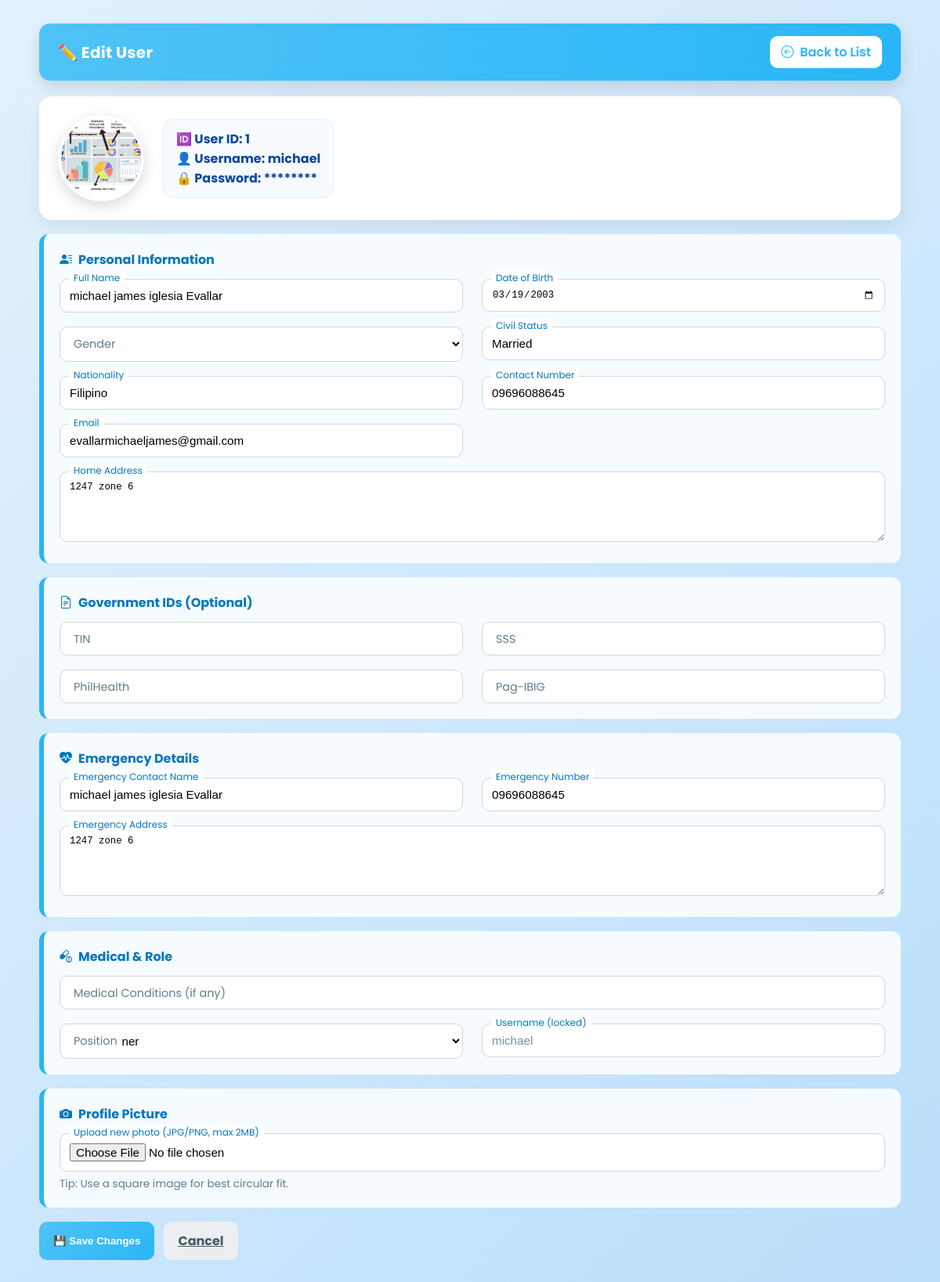
Page /modules/users/edit_users.php?id=1 (signed in) on the committed database.
### tables this page shows
CREATE TABLE `users` (
  `user_id` int(11) NOT NULL,
  `farm_id` int(11) NOT NULL,
  `full_name` varchar(100) NOT NULL,
  `date_of_birth` date DEFAULT NULL,
  `gender` enum('Male','Female') DEFAULT NULL,
  `civil_status` varchar(50) DEFAULT NULL,
  `nationality` varchar(50) DEFAULT NULL,
  `contact_number` varchar(20) DEFAULT NULL,
  `email` varchar(100) DEFAULT NULL,
  `home_address` text DEFAULT NULL,
  `tin_number` varchar(50) DEFAULT NULL,
  `sss_number` varchar(50) DEFAULT NULL,
  `philhealth_number` varchar(50) DEFAULT NULL,
  `pagibig_number` varchar(50) DEFAULT NULL,
  `emergency_contact_name` varchar(100) DEFAULT NULL,
  `emergency_contact_number` varchar(20) DEFAULT NULL,
  `emergency_address` text DEFAULT NULL,
  `medical_conditions` text DEFAULT NULL,
  `username` varchar(50) NOT NULL,
  `password` varchar(255) NOT NULL,
  `position` varchar(100) DEFAULT NULL,
  `profile_picture` varchar(255) DEFAULT NULL,
  `date_registered` timestamp NOT NULL DEFAULT current_timestamp(),
  `status` enum('Active','Inactive') DEFAULT 'Active',
  `remarks` text DEFAULT NULL
);

### modules/users/edit_users.php (the view, shortened to what this page needs)
<?php
require_once '../../config/db.php';
$id = (int)$_GET['id'];
$stmt = $pdo->prepare("SELECT * FROM users WHERE user_id = ?");
$stmt->execute([$id]);
$user = $stmt->fetch(PDO::FETCH_ASSOC);
?>
<!DOCTYPE html>
<html lang="en">
<head>
<link href="https://cdn.jsdelivr.net/npm/bootstrap-icons@1.11.3/font/bootstrap-icons.css" rel="stylesheet">
</head>
<body>
<div class="wrapper">
  <div class="header-bar">
    <h1>✏️ Edit User</h1>
    <a href="list_users.php" class="back-btn"><i class="bi bi-arrow-left-circle"></i> Back to List</a>
  </div>
  <div class="card">
    <div class="top-flex">
      <div class="avatar">
        <?php if (!empty($user['profile_picture'])): ?>
          <img id="avatarPreview" src="../../<?= htmlspecialchars($user['profile_picture']) ?>" alt="Profile">
        <?php else: ?>
          <div id="avatarFallback" class="placeholder"><i class="bi bi-person-fill"></i></div>
          <img id="avatarPreview" src="" alt="" style="display:none;">
        <?php endif; ?>
      </div>
      <div class="id-block">
        <div>🆔 User ID: <strong><?= htmlspecialchars($user['user_id']) ?></strong></div>
        <div>👤 Username: <strong><?= htmlspecialchars($user['username']) ?></strong></div>
        <div>🔒 Password: <strong>********</strong></div>
      </div>
    </div>
  </div>
  <form method="POST" enctype="multipart/form-data">
    <div class="form-section">
      <h3><i class="bi bi-person-lines-fill"></i> Personal Information</h3>
      <div class="grid">
        <div class="group">
          <input type="text" name="full_name" value="<?= htmlspecialchars($user['full_name']) ?>" placeholder=" " required>
          <label>Full Name</label>
        </div>
        <div class="group">
          <input type="date" name="date_of_birth" value="<?= htmlspecialchars($user['date_of_birth']) ?>" placeholder=" ">
          <label>Date of Birth</label>
        </div>
        <div class="group">
          <select name="gender">
            <option <?= $user['gender']=='Male'?'selected':''; ?>>Male</option>
          </select>
          <label>Gender</label>
        </div>
        <div class="group">
          <input type="text" name="civil_status" value="<?= htmlspecialchars($user['civil_status']) ?>" placeholder=" ">
          <label>Civil Status</label>
        </div>
        <div class="group">
          <input type="text" name="nationality" value="<?= htmlspecialchars($user['nationality']) ?>" placeholder=" ">
          <label>Nationality</label>
        </div>
        <div class="group">
          <input type="text" name="contact_number" value="<?= htmlspecialchars($user['contact_number']) ?>" placeholder=" ">
          <label>Contact Number</label>
        </div>
        <div class="group">
          <input type="email" name="email" value="<?= htmlspecialchars($user['email']) ?>" placeholder=" ">
          <label>Email</label>
        </div>
        <div class="group full">
          <textarea name="home_address" placeholder=" "><?= htmlspecialchars($user['home_address']) ?></textarea>
          <label>Home Address</label>
        </div>
      </div>
    </div>
    <div class="form-section">
      <h3><i class="bi bi-file-earmark-text"></i> Government IDs (Optional)</h3>
      <div class="grid">
        <div class="group">
          <input type="text" name="tin_number" value="<?= htmlspecialchars($user['tin_number']) ?>" placeholder=" ">
          <label>TIN</label>
        </div>
        <div class="group">
          <input type="text" name="sss_number" value="<?= htmlspecialchars($user['sss_number']) ?>" placeholder=" ">
          <label>SSS</label>
        </div>
        <div class="group">
          <input type="text" name="philhealth_number" value="<?= htmlspecialchars($user['philhealth_number']) ?>" placeholder=" ">
          <label>PhilHealth</label>
        </div>
        <div class="group">
          <input type="text" name="pagibig_number" value="<?= htmlspecialchars($user['pagibig_number']) ?>" placeholder=" ">
          <label>Pag-IBIG</label>
        </div>
      </div>
    </div>
    <div class="form-section">
      <h3><i class="bi bi-heart-pulse-fill"></i> Emergency Details</h3>
      <div class="grid">
        <div class="group">
          <input type="text" name="emergency_contact_name" value="<?= htmlspecialchars($user['emergency_contact_name']) ?>" placeholder=" ">
          <label>Emergency Contact Name</label>
        </div>
        <div class="group">
          <input type="text" name="emergency_contact_number" value="<?= htmlspecialchars($user['emergency_contact_number']) ?>" placeholder=" ">
          <label>Emergency Number</label>
        </div>
        <div class="group full">
          <textarea name="emergency_address" placeholder=" "><?= htmlspecialchars($user['emergency_address']) ?></textarea>
          <label>Emergency Address</label>
        </div>
      </div>
    </div>
    <div class="form-section">
      <h3><i class="bi bi-capsule-pill"></i> Medical & Role</h3>
      <div class="grid">
        <div class="group full">
          <input type="text" name="medical_conditions" value="<?= htmlspecialchars($user['medical_conditions']) ?>" placeholder=" ">
          <label>Medical Conditions (if any)</label>
        </div>
        <div class="group">
          <select name="position" required>
            <option <?= $user['position']=='Farm Owner'?'selected':''; ?>>Farm Owner</option>
          </select>
          <label>Position</label>
        </div>
        <div class="group">
          <input type="text" value="<?= htmlspecialchars($user['username']) ?>" class="locked" disabled placeholder=" ">
          <label>Username (locked)</label>
        </div>
      </div>
    </div>
    <div class="form-section">
      <h3><i class="bi bi-camera-fill"></i> Profile Picture</h3>
      <div class="grid">
        <div class="group full">
          <input type="file" name="profile_picture" id="profile_picture" accept="image/png, image/jpeg" onchange="previewAvatar(this)">
          <label>Upload new photo (JPG/PNG, max 2MB)</label>
          <div class="file-note">Tip: Use a square image for best circular fit.</div>
        </div>
      </div>
    </div>
    <div class="actions">
      <button type="submit" class="btn save">💾 Save Changes</button>
      <a class="btn cancel" href="list_users.php">Cancel</a>
    </div>
  </form>
</div>
</body>
</html>

### modules/users/edit_users.php (style rules this page uses)
:root { --blue1:#4fc3f7; --blue2:#29b6f6; --blue3:#0277bd; --bg:#f5f7fb; --white:#fff; --border:#e3f2fd; --text:#333; }
* { box-sizing:border-box }
body { font-family:"Poppins",sans-serif; margin:0; background:linear-gradient(135deg,#e3f2fd,#bbdefb); padding:30px; }
.wrapper { max-width:1100px; margin:0 auto; }
.header-bar { display:flex; justify-content:space-between; align-items:center; background:linear-gradient(90deg,var(--blue1),var(--blue2)); color:#fff; padding:16px 24px; border-radius:14px; box-shadow:0 8px 20px rgba(0,0,0,.12); margin-bottom:20px; }
.header-bar h1 { margin:0; font-size:20px; font-weight:700; letter-spacing:.3px }
.back-btn { background:#fff; color:var(--blue2); text-decoration:none; padding:8px 14px; border-radius:10px; font-weight:600; display:inline-flex; align-items:center; gap:8px; transition:.25s; }
.card { background:var(--white); border-radius:16px; padding:24px; box-shadow:0 8px 24px rgba(0,0,0,.08); margin-bottom:18px; }
.top-flex { display:flex; gap:24px; align-items:center; flex-wrap:wrap; }
.avatar { width:110px; height:110px; border-radius:50%; overflow:hidden; flex:0 0 auto; border:4px solid #fff; box-shadow:0 6px 18px rgba(0,0,0,.15); background:#f0f7ff; display:flex; align-items:center; justify-content:center; }
.avatar img { width:100%;height:100%;object-fit:cover }
.id-block { background:#f7fbff; border:1px solid var(--border); border-radius:12px; padding:12px 16px; color:#0d47a1; font-weight:700; }
.form-section { background:#f6fbff; border-left:6px solid var(--blue2); border-radius:12px; padding:20px; margin-bottom:18px; }
.form-section h3 { margin:0 0 12px; color:var(--blue3); font-size:16px; display:flex; align-items:center; gap:8px; }
.grid { display:grid; grid-template-columns:1fr 1fr; gap:18px 24px }
.grid .full { grid-column:1 / -1 }
.group { position:relative }
.group input, .group select, .group textarea { width:100%; padding:12px 12px; border:1px solid #cfd8dc; border-radius:10px; background:#fff; outline:none; font-size:.95em; transition:.2s; }
.group textarea { min-height:90px; resize:vertical }
.group label { position:absolute; left:12px; top:12px; color:#607d8b; font-size:.9em; pointer-events:none; transition:.18s; background:#fff; padding:0 6px; }
.group input:not(:placeholder-shown) + label, .group input:focus + label, .group textarea:not(:placeholder-shown) + label, .group textarea:focus + label, .group select:focus + label { top:-10px; font-size:.75em; color:var(--blue3) }
.locked { background:#f5f7fb; color:#78909c; cursor:not-allowed }
.file-note { font-size:.85em; color:#607d8b; margin-top:6px }
.actions { display:flex; gap:12px; margin-top:8px; flex-wrap:wrap; }
.btn { border:none; padding:12px 18px; border-radius:10px; font-weight:700; cursor:pointer; transition:.25s; }
.btn.save { background:linear-gradient(135deg,var(--blue1),var(--blue2)); color:#fff }
.btn.cancel { background:#eceff1;color:#455a64 }

### rows in the picture
users: profile_picture (picture), user_id "1", username "michael", full_name "michael james iglesia Evallar", date_of_birth "03/19/2003", gender "Male", civil_status "Married", nationality "Filipino", contact_number "09696088645", email "evallarmichaeljames@gmail.com", home_address "1247 zone 6", emergency_contact_name "michael james iglesia Evallar", emergency_contact_number "09696088645", emergency_address "1247 zone 6", position "Farm Owner"
